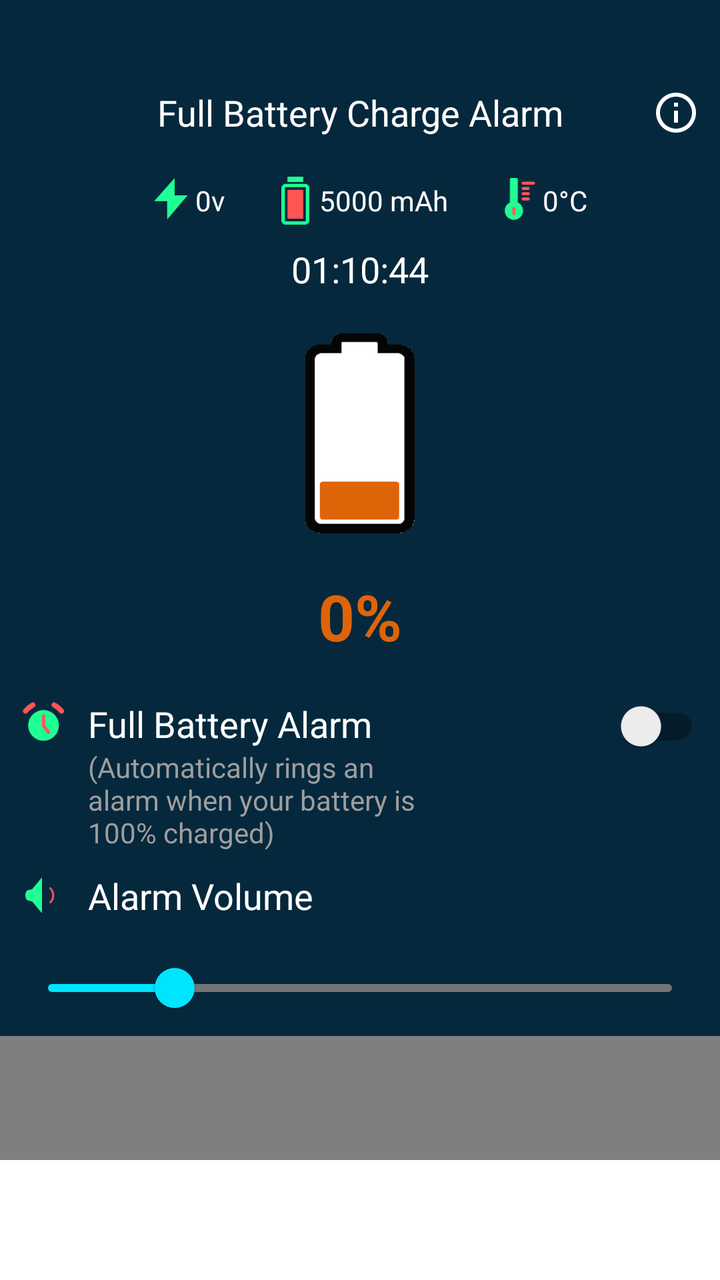
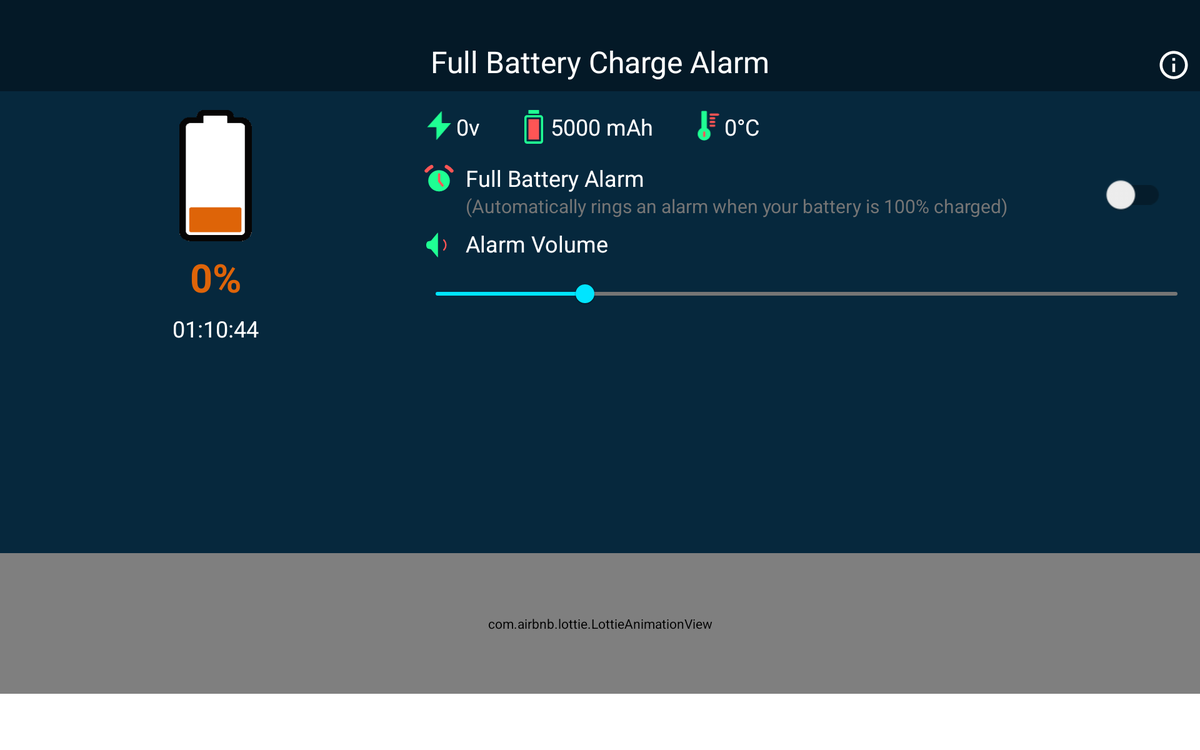

Two renders of one Android screen. The first uses the default layout on a phone; the second uses the alternative layout the repository ships for a different screen configuration, on a matching device. The two XML files are below.
<!-- AndroidManifest.xml: application theme Theme.ChargerAlert -->
<!-- res/layout/activity_main.xml -->
<?xml version="1.0" encoding="utf-8"?>
<LinearLayout xmlns:android="http://schemas.android.com/apk/res/android"
    xmlns:app="http://schemas.android.com/apk/res-auto"
    android:layout_width="match_parent"
    android:layout_height="match_parent"
    android:orientation="vertical"
    android:background="@color/myBackgroundColor"
    >

    
    <RelativeLayout
        android:layout_width="match_parent"
        android:layout_height="wrap_content"
        android:paddingTop="44dp"
        android:paddingBottom="10dp"
        android:paddingHorizontal="10dp"
        >

        <TextView
            android:id="@+id/tv_title"
            android:layout_width="match_parent"
            android:layout_height="wrap_content"
            android:text="@string/app_name"
            android:textAlignment="center"
            android:textColor="@color/white"
            android:textSize="18sp" />

        <ImageButton
            android:id="@+id/iv_info_app"
            android:layout_width="24dp"
            android:layout_height="24dp"
            android:src="@drawable/ic_info"
            android:tint="@color/white"
            android:background="@drawable/ripple_button"
            android:layout_alignParentEnd="true"
            android:layout_alignBottom="@id/tv_title"
            />

    </RelativeLayout>

    
    <LinearLayout
        android:layout_width="match_parent"
        android:layout_height="wrap_content"
        android:layout_marginTop="10dp"
        >

        <LinearLayout
            android:layout_width="0dp"
            android:layout_height="wrap_content"
            android:layout_weight="1"
            android:gravity="center_vertical|end"
            >

            <ImageView
                android:layout_width="24dp"
                android:layout_height="24dp"
                android:src="@drawable/ic_flash"/>
            <TextView
                android:id="@+id/tv_voltage"
                android:layout_width="wrap_content"
                android:layout_height="wrap_content"
                android:text="0v"
                android:textColor="@color/white"/>

        </LinearLayout>

        <LinearLayout
            android:layout_width="0dp"
            android:layout_height="wrap_content"
            android:layout_weight="1.2"
            android:gravity="center"
            >

            <ImageView
                android:layout_width="24dp"
                android:layout_height="24dp"
                android:src="@drawable/ic_battery"/>
            <TextView
                android:id="@+id/tv_capacity"
                android:layout_width="wrap_content"
                android:layout_height="wrap_content"
                android:text="5000 mAh"
                android:textColor="@color/white"/>

        </LinearLayout>

        <LinearLayout
            android:layout_width="0dp"
            android:layout_height="wrap_content"
            android:layout_weight="1"
            android:gravity="center_vertical"
            >

            <ImageView
                android:layout_width="24dp"
                android:layout_height="24dp"
                android:src="@drawable/ic_temperature_light"/>
            <TextView
                android:id="@+id/tv_temperature"
                android:layout_width="wrap_content"
                android:layout_height="wrap_content"
                android:text="0&#176;C"
                android:textColor="@color/white"/>

        </LinearLayout>
    </LinearLayout>

    
    <LinearLayout
        android:layout_width="match_parent"
        android:layout_height="wrap_content"
        android:gravity="center_horizontal"
        android:layout_marginTop="10dp"
        >
        <TextView
            android:id="@+id/tv_timer"
            android:layout_width="wrap_content"
            android:layout_height="wrap_content"
            android:text="01:10:44"
            android:textSize="18sp"
            android:textColor="@color/white"
            />
    </LinearLayout>


    
    <LinearLayout
        android:layout_width="match_parent"
        android:layout_height="wrap_content"
        android:orientation="vertical"
        android:layout_marginTop="10dp">

        <com.airbnb.lottie.LottieAnimationView
            android:id="@+id/lottie_animation_charge"
            android:layout_width="100dp"
            android:layout_height="100dp"
            app:lottie_rawRes="@raw/animation_battery_charge"
            app:lottie_loop="true"
            android:visibility="gone"
            android:layout_gravity="center_horizontal"
            />

        <ImageView
            android:id="@+id/iv_battery_level"
            android:layout_width="100dp"
            android:layout_height="100dp"
            android:src="@drawable/level_1"
            android:layout_gravity="center_horizontal"
            android:layout_marginTop="10dp"/>

        <TextView
            android:id="@+id/tv_battery_level"
            android:layout_width="match_parent"
            android:layout_height="wrap_content"
            android:text="0%"
            android:textStyle="bold"
            android:textColor="#de6409"
            android:textSize="32dp"
            android:textAlignment="center"
            android:layout_marginTop="20dp"
            />

    </LinearLayout>

    
    <RelativeLayout
        android:layout_width="match_parent"
        android:layout_height="wrap_content"
        android:layout_marginTop="20dp"
        android:paddingHorizontal="10dp"
        >

        <ImageView
            android:id="@+id/iv_label_alarm"
            android:layout_width="24dp"
            android:layout_height="24dp"
            android:src="@drawable/ic_alarm"
            android:layout_alignParentStart="true"
            />
        <LinearLayout
            android:layout_width="wrap_content"
            android:layout_height="wrap_content"
            android:orientation="vertical"
            android:paddingStart="10dp"
            android:paddingEnd="80dp"
            android:layout_toEndOf="@id/iv_label_alarm"
            android:layout_toStartOf="@id/sw_on_off"
            >
            <TextView
                android:layout_width="wrap_content"
                android:layout_height="wrap_content"
                android:text="@string/Full_Battery_Alarm"
                android:textColor="@color/white"
                android:textSize="18sp"
                />
            <TextView
                android:layout_width="wrap_content"
                android:layout_height="wrap_content"
                android:text="@string/Ringing_alarm_when_your_battery_is_100_charged"
                android:textColor="@color/grey500"
                />
        </LinearLayout>

        <androidx.appcompat.widget.SwitchCompat
            android:id="@+id/sw_on_off"
            android:layout_width="wrap_content"
            android:layout_height="wrap_content"
            android:gravity="top"
            android:layout_alignParentEnd="true"
            />

    </RelativeLayout>

    <LinearLayout
        android:layout_width="match_parent"
        android:layout_height="wrap_content"
        android:orientation="vertical"
        android:layout_marginTop="10dp"
        android:paddingHorizontal="10dp"
        >
        <LinearLayout
            android:layout_width="match_parent"
            android:layout_height="wrap_content"
            >
            <ImageView
                android:id="@+id/iv_alarm_volume"
                android:layout_width="24dp"
                android:layout_height="24dp"
                android:src="@drawable/ic_sound_min"/>
            <TextView
                android:id="@+id/tv_alarm_volume"
                android:layout_width="wrap_content"
                android:layout_height="wrap_content"
                android:text="@string/Alarm_Volume"
                android:textColor="@color/white"
                android:textSize="18sp"
                android:paddingStart="10dp"
                />
        </LinearLayout>
        <com.google.android.material.slider.Slider
            android:id="@+id/sb_alarm_volume"
            android:layout_width="match_parent"
            android:layout_height="wrap_content"
            android:valueFrom="0.0"
            android:valueTo="15.0"
            android:value="3"
            android:layout_marginTop="10dp"
            android:backgroundTint="@color/cyanA400"
            app:trackColorActive="@color/cyanA400"
            app:trackColorInactive="@color/grey400"
            app:thumbColor="@color/cyanA400"
            />
    </LinearLayout>

    
    <LinearLayout
        android:layout_width="match_parent"
        android:layout_height="match_parent"
        android:orientation="vertical"
        android:gravity="bottom"
        >
        <com.airbnb.lottie.LottieAnimationView
            android:id="@+id/lottie_animation_wave"
            android:layout_width="900dp"
            android:layout_height="140dp"
            app:lottie_rawRes="@raw/animation_cyan_wave"
            app:lottie_autoPlay="false"
            app:lottie_loop="true"
            android:scaleType="fitXY"
            app:lottie_speed=".1"/>

        <FrameLayout
            android:id="@+id/fl_ad_view_container"
            android:layout_width="match_parent"
            android:layout_height="60dp"
            android:minWidth="320dp"
            android:gravity="center_horizontal"
            android:background="@color/white"
            >











        </FrameLayout>

    </LinearLayout>


</LinearLayout>
<!-- resources referenced by this layout -->
<resources>
  <color name="cyanA400">#00E5FF</color>
  <color name="grey400">#757575</color>
  <color name="grey500">#9e9e9e</color>
  <color name="myBackgroundColor">#06283D</color>
  <color name="white">#FFFFFFFF</color>
  <!-- drawable ic_battery (drawable) -->
  <vector xmlns:android="http://schemas.android.com/apk/res/android"
      android:width="42dp"
      android:height="73dp"
      android:viewportWidth="42"
      android:viewportHeight="73">
    <path
        android:pathData="M6,13.5L36,13.5A3.5,3.5 0,0 1,39.5 17L39.5,67A3.5,3.5 0,0 1,36 70.5L6,70.5A3.5,3.5 0,0 1,2.5 67L2.5,17A3.5,3.5 0,0 1,6 13.5z"
        android:strokeWidth="5"
        android:fillColor="#00000000"
        android:strokeColor="#1FFF93"/>
    <path
        android:pathData="M9.8,20L32.2,20A0.8,0.8 0,0 1,33 20.8L33,63.2A0.8,0.8 0,0 1,32.2 64L9.8,64A0.8,0.8 0,0 1,9 63.2L9,20.8A0.8,0.8 0,0 1,9.8 20z"
        android:fillColor="#FF5555"/>
    <path
        android:pathData="M9.2929,0.2929C9,0.5858 9,1.0572 9,2V8H33V2C33,1.0572 33,0.5858 32.7071,0.2929C32.4142,0 31.9428,0 31,0H11C10.0572,0 9.5858,0 9.2929,0.2929Z"
        android:fillColor="#1FFF93"
        android:fillType="evenOdd"/>
  </vector>
  <!-- drawable ic_flash (drawable) -->
  <vector xmlns:android="http://schemas.android.com/apk/res/android"
      android:width="86dp"
      android:height="102dp"
      android:viewportWidth="86"
      android:viewportHeight="102">
    <path
        android:pathData="M6.223,51.867L49.739,3.291C49.831,3.189 50,3.254 50,3.391V39.837L77.674,39.837C77.802,39.837 77.871,39.987 77.787,40.084L34.263,90.694C34.172,90.799 34,90.735 34,90.597V52.616C34,52.34 33.776,52.116 33.5,52.116H6.335C6.205,52.116 6.137,51.963 6.223,51.867Z"
        android:fillColor="#1FFF93"/>
  </vector>
  <!-- drawable ic_info (drawable) -->
  <vector android:height="24dp" android:tint="#FF0000"
      android:viewportHeight="24" android:viewportWidth="24"
      android:width="24dp" xmlns:android="http://schemas.android.com/apk/res/android">
      <path android:fillColor="@android:color/white" android:pathData="M11,7h2v2h-2zM11,11h2v6h-2zM12,2C6.48,2 2,6.48 2,12s4.48,10 10,10 10,-4.48 10,-10S17.52,2 12,2zM12,20c-4.41,0 -8,-3.59 -8,-8s3.59,-8 8,-8 8,3.59 8,8 -3.59,8 -8,8z"/>
  </vector>
  <!-- drawable ripple_button (drawable) -->
  <?xml version="1.0" encoding="utf-8"?>
  <ripple xmlns:android="http://schemas.android.com/apk/res/android"
      android:color="@color/grey400"
      android:radius="24dp" />
  <string name="Alarm_Volume">Alarm Volume</string>
  <string name="Full_Battery_Alarm">Full Battery Alarm</string>
  <string name="Ringing_alarm_when_your_battery_is_100_charged">(Automatically rings an alarm when your battery is 100% charged)</string>
  <string name="app_name">Full Battery Charge Alarm</string>
  <style name="Theme.ChargerAlert" parent="Theme.MaterialComponents.DayNight.NoActionBar">
          
          <item name="colorPrimary">@color/purple_500</item>
          <item name="colorPrimaryVariant">@color/purple_700</item>
          <item name="colorOnPrimary">@color/white</item>
          
          <item name="colorSecondary">@color/teal_200</item>
          <item name="colorSecondaryVariant">@color/teal_700</item>
          <item name="colorOnSecondary">@color/black</item>
          
          <item name="android:statusBarColor" tools:targetApi="l">?attr/colorPrimaryVariant</item>
  
          
          <item name="android:windowTranslucentStatus">true</item>
  
  
  
  
  
  
      </style>
  <color name="purple_500">#FF6200EE</color>
  <color name="purple_700">#FF3700B3</color>
  <color name="teal_200">#FF03DAC5</color>
  <color name="teal_700">#FF018786</color>
  <color name="black">#FF000000</color>
  <!-- some entries are left out for length -->
</resources>
<!-- res/layout-xlarge-land/activity_main.xml (the repository's variant of the layout above) -->
<!-- drawn on a large tablet held sideways -->
<?xml version="1.0" encoding="utf-8"?>
<LinearLayout xmlns:android="http://schemas.android.com/apk/res/android"
    xmlns:app="http://schemas.android.com/apk/res-auto"
    android:layout_width="match_parent"
    android:layout_height="match_parent"
    android:background="@color/myBackgroundColor"
    android:orientation="vertical">

    
    <RelativeLayout
        android:layout_width="match_parent"
        android:layout_height="wrap_content"
        android:paddingTop="44dp"
        android:background="@color/myBackgroundColor_2"
        android:paddingBottom="10dp"
        android:paddingHorizontal="10dp"
        >
        <TextView
            android:id="@+id/tv_title"
            android:layout_width="match_parent"
            android:layout_height="wrap_content"
            android:text="@string/app_name"
            android:textAlignment="center"
            android:textColor="@color/white"
            android:textSize="32sp"
            />

        <ImageButton
            android:id="@+id/iv_info_app"
            android:layout_width="36dp"
            android:layout_height="36dp"
            android:src="@drawable/ic_info"
            android:tint="@color/white"
            android:background="@drawable/ripple_button"
            android:layout_alignParentEnd="true"
            android:layout_alignBottom="@id/tv_title"
            android:scaleType="fitXY"
            />

    </RelativeLayout>

    <LinearLayout
        android:layout_width="match_parent"
        android:layout_height="wrap_content"
        android:layout_marginTop="20dp"
        android:weightSum="2"
        android:paddingHorizontal="10dp"
        >
        
        <LinearLayout
            android:layout_width="0dp"
            android:layout_height="wrap_content"
            android:layout_weight=".7"
            android:orientation="vertical"
            >

            <com.airbnb.lottie.LottieAnimationView
                android:id="@+id/lottie_animation_charge"
                android:layout_width="140dp"
                android:layout_height="140dp"
                app:lottie_rawRes="@raw/animation_battery_charge"
                app:lottie_loop="true"
                android:visibility="gone"
                android:layout_gravity="center_horizontal"
                />

            <ImageView
                android:id="@+id/iv_battery_level"
                android:layout_width="140dp"
                android:layout_height="140dp"
                android:src="@drawable/level_1"
                android:layout_gravity="center_horizontal"
                />

            <LinearLayout
                android:layout_width="match_parent"
                android:layout_height="wrap_content"
                android:layout_marginTop="10dp"
                android:gravity="center"
                >

                <TextView
                    android:id="@+id/tv_battery_level"
                    android:layout_width="wrap_content"
                    android:layout_height="wrap_content"
                    android:text="0%"
                    android:textStyle="bold"
                    android:textColor="#de6409"
                    android:textSize="42sp"
                    />
            </LinearLayout>

            
            <LinearLayout
                android:layout_width="match_parent"
                android:layout_height="wrap_content"
                android:gravity="center_horizontal"
                android:layout_marginTop="10dp"
                >
                <TextView
                    android:id="@+id/tv_timer"
                    android:layout_width="wrap_content"
                    android:layout_height="wrap_content"
                    android:text="01:10:44"
                    android:textSize="24sp"
                    android:textColor="@color/white"
                    />
            </LinearLayout>


        </LinearLayout>

        
        <LinearLayout
            android:layout_width="0dp"
            android:layout_height="wrap_content"
            android:layout_weight="1.3"
            android:orientation="vertical"
            >
            <LinearLayout
                android:layout_width="wrap_content"
                android:layout_height="wrap_content"
                >
                <LinearLayout
                    android:layout_width="wrap_content"
                    android:layout_height="wrap_content"
                    android:gravity="center_vertical|end"
                    >

                    <ImageView
                        android:layout_width="36dp"
                        android:layout_height="36dp"
                        android:src="@drawable/ic_flash"/>
                    <TextView
                        android:id="@+id/tv_voltage"
                        android:layout_width="wrap_content"
                        android:layout_height="wrap_content"
                        android:text="0v"
                        android:textSize="24sp"
                        android:textColor="@color/white"/>

                </LinearLayout>

                <LinearLayout
                    android:layout_width="wrap_content"
                    android:layout_height="wrap_content"
                    android:gravity="center"
                    android:layout_marginHorizontal="40dp"
                    >

                    <ImageView
                        android:layout_width="36dp"
                        android:layout_height="36dp"
                        android:src="@drawable/ic_battery"/>
                    <TextView
                        android:id="@+id/tv_capacity"
                        android:layout_width="wrap_content"
                        android:layout_height="wrap_content"
                        android:text="5000 mAh"
                        android:textSize="24sp"
                        android:textColor="@color/white"/>

                </LinearLayout>

                <LinearLayout
                    android:layout_width="wrap_content"
                    android:layout_height="wrap_content"
                    android:gravity="center_vertical"
                    >

                    <ImageView
                        android:layout_width="36dp"
                        android:layout_height="36dp"
                        android:src="@drawable/ic_temperature_light"/>
                    <TextView
                        android:id="@+id/tv_temperature"
                        android:layout_width="wrap_content"
                        android:layout_height="wrap_content"
                        android:text="0&#176;C"
                        android:textSize="24sp"
                        android:textColor="@color/white"/>

                </LinearLayout>
            </LinearLayout>

            
            <RelativeLayout
                android:layout_width="match_parent"
                android:layout_height="wrap_content"
                android:layout_marginTop="20dp"
                android:paddingEnd="20dp"
                >

                <ImageView
                    android:id="@+id/iv_label_alarm"
                    android:layout_width="36dp"
                    android:layout_height="36dp"
                    android:src="@drawable/ic_alarm"
                    />
                <LinearLayout
                    android:layout_width="wrap_content"
                    android:layout_height="wrap_content"
                    android:orientation="vertical"
                    android:paddingStart="10dp"
                    android:layout_toEndOf="@id/iv_label_alarm"
                    android:layout_toStartOf="@id/fl_sw_container"
                    android:paddingEnd="20dp"
                    >
                    <TextView
                        android:layout_width="wrap_content"
                        android:layout_height="wrap_content"
                        android:text="@string/Full_Battery_Alarm"
                        android:textColor="@color/white"
                        android:textSize="24sp"
                        />
                    <TextView
                        android:layout_width="wrap_content"
                        android:layout_height="wrap_content"
                        android:text="@string/Ringing_alarm_when_your_battery_is_100_charged"
                        android:textSize="20sp"
                        android:textColor="@color/grey400"
                        />
                </LinearLayout>

                <FrameLayout
                    android:id="@+id/fl_sw_container"
                    android:layout_width="wrap_content"
                    android:layout_height="wrap_content"
                    android:layout_alignParentEnd="true"
                    android:layout_marginTop="10dp"
                    >
                    <androidx.appcompat.widget.SwitchCompat
                        android:id="@+id/sw_on_off"
                        android:layout_width="wrap_content"
                        android:layout_height="wrap_content"
                        android:scaleX="1.5"
                        android:scaleY="1.5"
                        android:layout_marginHorizontal="20dp"
                        />
                </FrameLayout>

            </RelativeLayout>

            
            <LinearLayout
                android:layout_width="match_parent"
                android:layout_height="wrap_content"
                android:orientation="vertical"
                android:layout_marginTop="10dp"
                >
                <LinearLayout
                    android:layout_width="match_parent"
                    android:layout_height="wrap_content"
                    >
                    <ImageView
                        android:id="@+id/iv_alarm_volume"
                        android:layout_width="36dp"
                        android:layout_height="36dp"
                        android:src="@drawable/ic_sound_min"/>
                    <TextView
                        android:id="@+id/tv_alarm_volume"
                        android:layout_width="wrap_content"
                        android:layout_height="wrap_content"
                        android:text="@string/Alarm_Volume"
                        android:textColor="@color/white"
                        android:textSize="24sp"
                        android:paddingStart="10dp"
                        />
                </LinearLayout>
                <com.google.android.material.slider.Slider
                    android:id="@+id/sb_alarm_volume"
                    android:layout_width="match_parent"
                    android:layout_height="wrap_content"
                    android:valueFrom="0.0"
                    android:valueTo="15.0"
                    android:value="3"
                    android:backgroundTint="@color/cyanA400"
                    app:trackColorActive="@color/cyanA400"
                    app:trackColorInactive="@color/grey400"
                    app:thumbColor="@color/cyanA400"
                    android:layout_marginTop="10dp"
                    />
            </LinearLayout>

        </LinearLayout>

    </LinearLayout>

    
    <LinearLayout
        android:layout_width="match_parent"
        android:layout_height="match_parent"
        android:gravity="bottom"
        android:orientation="vertical"
        >
        <com.airbnb.lottie.LottieAnimationView
            android:id="@+id/lottie_animation_wave"
            android:layout_width="match_parent"
            android:layout_height="150dp"
            app:lottie_rawRes="@raw/animation_cyan_wave"
            app:lottie_autoPlay="false"
            app:lottie_loop="true"
            android:scaleType="fitXY"
            app:lottie_speed=".1"/>

        <FrameLayout
            android:id="@+id/fl_ad_view_container"
            android:layout_width="match_parent"
            android:layout_height="60dp"
            android:minWidth="320dp"
            android:gravity="center_horizontal"
            android:background="@color/white"
            >











        </FrameLayout>
    </LinearLayout>







</LinearLayout>
<!-- resources referenced by the variant -->
<!-- as a large tablet held sideways resolves them -->
<resources>
  <color name="cyanA400">#00E5FF</color>
  <color name="grey400">#757575</color>
  <color name="myBackgroundColor">#06283D</color>
  <color name="myBackgroundColor_2">#ff041927</color>
  <color name="white">#FFFFFFFF</color>
  <!-- drawable ic_battery (drawable) -->
  <vector xmlns:android="http://schemas.android.com/apk/res/android"
      android:width="42dp"
      android:height="73dp"
      android:viewportWidth="42"
      android:viewportHeight="73">
    <path
        android:pathData="M6,13.5L36,13.5A3.5,3.5 0,0 1,39.5 17L39.5,67A3.5,3.5 0,0 1,36 70.5L6,70.5A3.5,3.5 0,0 1,2.5 67L2.5,17A3.5,3.5 0,0 1,6 13.5z"
        android:strokeWidth="5"
        android:fillColor="#00000000"
        android:strokeColor="#1FFF93"/>
    <path
        android:pathData="M9.8,20L32.2,20A0.8,0.8 0,0 1,33 20.8L33,63.2A0.8,0.8 0,0 1,32.2 64L9.8,64A0.8,0.8 0,0 1,9 63.2L9,20.8A0.8,0.8 0,0 1,9.8 20z"
        android:fillColor="#FF5555"/>
    <path
        android:pathData="M9.2929,0.2929C9,0.5858 9,1.0572 9,2V8H33V2C33,1.0572 33,0.5858 32.7071,0.2929C32.4142,0 31.9428,0 31,0H11C10.0572,0 9.5858,0 9.2929,0.2929Z"
        android:fillColor="#1FFF93"
        android:fillType="evenOdd"/>
  </vector>
  <!-- drawable ic_flash (drawable) -->
  <vector xmlns:android="http://schemas.android.com/apk/res/android"
      android:width="86dp"
      android:height="102dp"
      android:viewportWidth="86"
      android:viewportHeight="102">
    <path
        android:pathData="M6.223,51.867L49.739,3.291C49.831,3.189 50,3.254 50,3.391V39.837L77.674,39.837C77.802,39.837 77.871,39.987 77.787,40.084L34.263,90.694C34.172,90.799 34,90.735 34,90.597V52.616C34,52.34 33.776,52.116 33.5,52.116H6.335C6.205,52.116 6.137,51.963 6.223,51.867Z"
        android:fillColor="#1FFF93"/>
  </vector>
  <!-- drawable ic_info (drawable) -->
  <vector android:height="24dp" android:tint="#FF0000"
      android:viewportHeight="24" android:viewportWidth="24"
      android:width="24dp" xmlns:android="http://schemas.android.com/apk/res/android">
      <path android:fillColor="@android:color/white" android:pathData="M11,7h2v2h-2zM11,11h2v6h-2zM12,2C6.48,2 2,6.48 2,12s4.48,10 10,10 10,-4.48 10,-10S17.52,2 12,2zM12,20c-4.41,0 -8,-3.59 -8,-8s3.59,-8 8,-8 8,3.59 8,8 -3.59,8 -8,8z"/>
  </vector>
  <!-- drawable ripple_button (drawable) -->
  <?xml version="1.0" encoding="utf-8"?>
  <ripple xmlns:android="http://schemas.android.com/apk/res/android"
      android:color="@color/grey400"
      android:radius="24dp" />
  <string name="Alarm_Volume">Alarm Volume</string>
  <string name="Full_Battery_Alarm">Full Battery Alarm</string>
  <string name="Ringing_alarm_when_your_battery_is_100_charged">(Automatically rings an alarm when your battery is 100% charged)</string>
  <string name="app_name">Full Battery Charge Alarm</string>
  <style name="Theme.ChargerAlert" parent="Theme.MaterialComponents.DayNight.NoActionBar">
          
          <item name="colorPrimary">@color/purple_500</item>
          <item name="colorPrimaryVariant">@color/purple_700</item>
          <item name="colorOnPrimary">@color/white</item>
          
          <item name="colorSecondary">@color/teal_200</item>
          <item name="colorSecondaryVariant">@color/teal_700</item>
          <item name="colorOnSecondary">@color/black</item>
          
          <item name="android:statusBarColor" tools:targetApi="l">?attr/colorPrimaryVariant</item>
  
          
          <item name="android:windowTranslucentStatus">true</item>
  
  
  
  
  
  
      </style>
  <color name="purple_500">#FF6200EE</color>
  <color name="purple_700">#FF3700B3</color>
  <color name="teal_200">#FF03DAC5</color>
  <color name="teal_700">#FF018786</color>
  <color name="black">#FF000000</color>
  <!-- some entries are left out for length -->
</resources>
